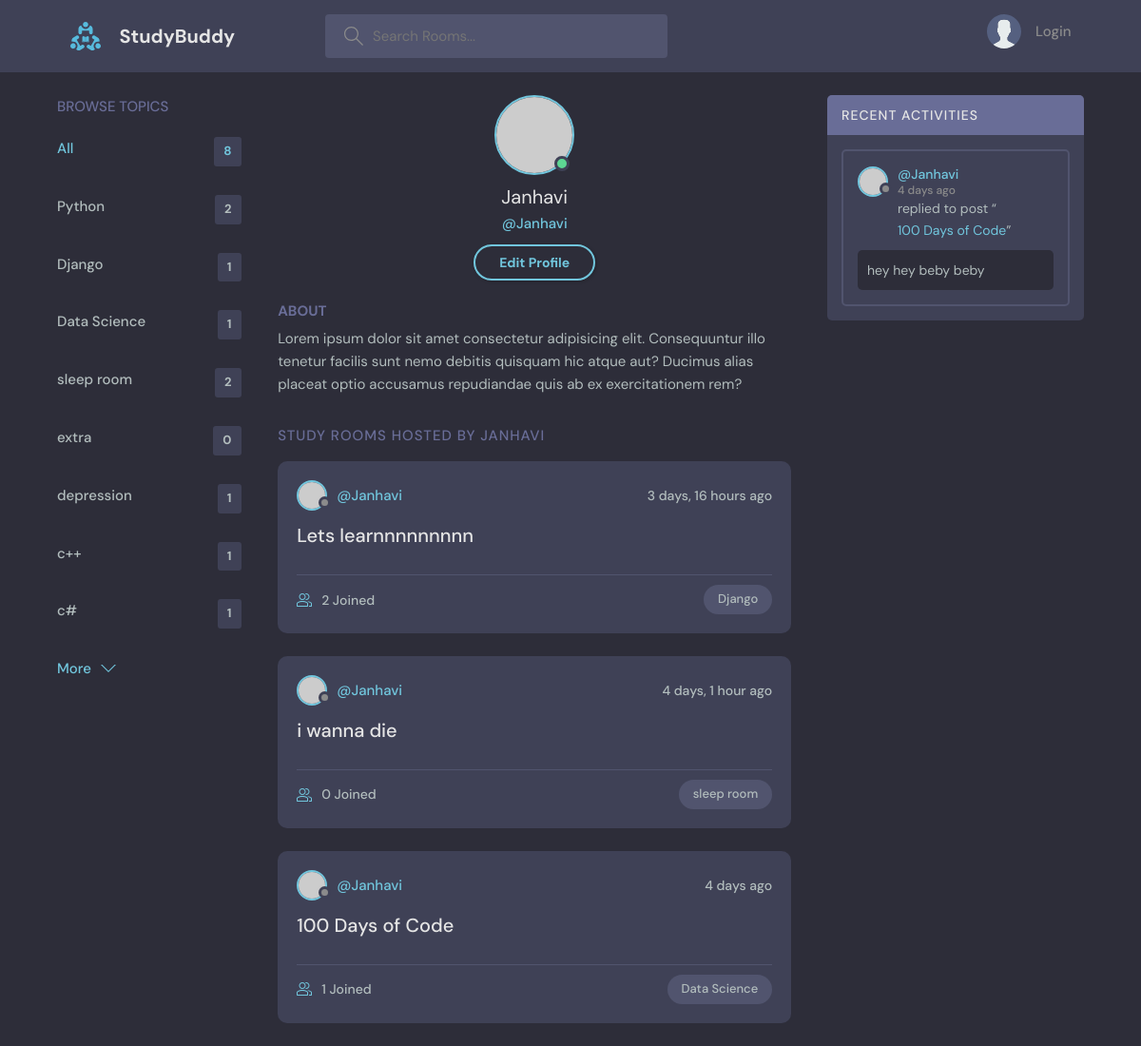
Screenshot of /user-profile/1 with the database file from the repository.
### base/models.py (models this page shows, shortened)
class Topic(models.Model):
    name = models.CharField(max_length=200)

class Roomy(models.Model):
    host = models.ForeignKey(User,on_delete=models.SET_NULL,null=True)
    topic = models.ForeignKey(Topic,on_delete=models.SET_NULL,null=True)
    name = models.CharField(max_length=200)
    description = models.TextField(null=True,blank=True) #null field is allowed
    participants = models.ManyToManyField(User,related_name='participants',blank=True)
    updated = models.DateTimeField(auto_now=True) #takes a snapshot on everytime we save the room
    created = models.DateTimeField(auto_now_add=True) #takes snapshot when we first create the room
    class Meta:
        ordering = ['-updated','-created']
    def __str__(self):
        return self.name

class Message(models.Model):
    user = models.ForeignKey(User,on_delete=models.CASCADE)
    room = models.ForeignKey(Roomy,on_delete=models.CASCADE) #if a room gets deleted all the messages gets deleted
    body = models.TextField()
    updated = models.DateTimeField(auto_now=True) #takes a snapshot on everytime we save/edit the post
    created = models.DateTimeField(auto_now_add=True) #takes snapshot when we first create the post
    class Meta:
        ordering = ['-updated','-created']

### base/views.py (the view)
# urls.py: path('user-profile/<str:p>',views.userProfile,name="user-profile"),
def userProfile(request,p):
    user = User.objects.get(id=p)
    rooms = user.roomy_set.all()
    room_messages = user.message_set.all()
    topics=Topic.objects.all()
    context={'user':user,'rooms':rooms,'room_messages':room_messages,'topics':topics}
    return render(request,'base/profile.html',context)

### base/templates/base/profile.html
{% extends 'main.html' %}
{% block content %}
  <main class="profile-page layout layout--3">
    <div class="container">
      {% include 'base/topics_component.html' %}
      <div class="roomList">
        <div class="profile">
          <div class="profile__avatar">
            <div class="avatar avatar--large active">
              <img src="https://randomuser.me/api/portraits/men/11.jpg" />
            </div>
          </div>
          <div class="profile__info">
            <h3>{{user.username}}</h3>
            <p>@{{user.username}}</p>
            <a href="edit-user.html" class="btn btn--main btn--pill">Edit Profile</a>
          </div>
          <div class="profile__about">
            <h3>About</h3>
            <p>
              Lorem ipsum dolor sit amet consectetur adipisicing elit. Consequuntur illo tenetur
              facilis sunt nemo debitis quisquam hic atque aut? Ducimus alias placeat optio
              accusamus repudiandae quis ab ex exercitationem rem?
            </p>
          </div>
        </div>
        <div class="roomList__header">
          <div>
            <h2>Study Rooms Hosted by {{user.username}}</a>
            </h2>
          </div>
        </div>
        {% include 'base/feed_component.html' %}
      </div>
      {% include 'base/activity_component.html' %}
    </div>
  </main>
{% endblock %}

### templates/main.html (shortened to what this page needs)
<!DOCTYPE html>
{% load static %}
<html lang="en">
  <head>
    <link rel="stylesheet" href="{% static 'styles/style.css' %}" />
  </head>
  <body>
    {% include 'navbar.html' %}
    {% block content %}
    {% endblock %}
  </body>
</html>

### templates/navbar.html (shortened to what this page needs)
{% load static %}
<header class="header header--loggedIn">
    <div class="container">
      <a href="{% url 'home' %}" class="header__logo">
        <img src="{% static 'images/logo.svg' %}" />
        <h1>StudyBuddy</h1>
      </a>
      <form class="header__search" method="GET" action="{% url 'home' %}" >
        <label>
          <input type="text" name="q" placeholder="Search Rooms..."/>
        </label>
      </form>
      <nav class="header__menu">
        {% if request.user.is_authenticated %}
        <div class="header__user">
          <a href="profile.html">
            <div class="avatar avatar--medium active">
              <img src="https://randomuser.me/api/portraits/men/37.jpg" />
            </div>
            <p>{{request.user.username}} <span>@{{request.user.username}}</span></p>
          </a>
          <button class="dropdown-button">
            <svg version="1.1" xmlns="http://www.w3.org/2000/svg" width="32" height="32" viewBox="0 0 32 32">
              <title>chevron-down</title>
              <path d="M16 21l-13-13h-3l16 16 16-16h-3l-13 13z"></path>
            </svg>
          </button>
        </div>
        {% else %}
        <a href="{% url 'login' %}">
          <img src="{% static 'images/avatar.svg' %}" />
          <p>Login</p>
        </a>
        {% endif %}
      </nav>
    </div>
  </header>

### base/templates/base/topics_component.html
<div class="topics">
    <div class="topics__header">
      <h2>Browse Topics</h2>
    </div>
    <ul class="topics__list">
      <li>
        <a href="{% url 'home' %}" class="active">All <span>{{topics.count}}</span></a>
      </li>
      {% for topic in topics %}
      <li>
        <a href="{% url 'home' %}?q={{topic.name}}">{{topic.name}}<span>{{topic.roomy_set.all.count}}</span></a>
      </li>
      {% endfor %}
    </ul>
    <a class="btn btn--link" href="topics.html">
      More
      <svg version="1.1" xmlns="http://www.w3.org/2000/svg" width="32" height="32" viewBox="0 0 32 32">
        <title>chevron-down</title>
        <path d="M16 21l-13-13h-3l16 16 16-16h-3l-13 13z"></path>
      </svg>
    </a>
  </div>

### base/templates/base/feed_component.html (shortened to what this page needs)
{% for room in rooms %}
<div class="roomListRoom">
    <div class="roomListRoom__header">
      <a href="{% url 'user-profile' room.host.id %}" class="roomListRoom__author">
        <div class="avatar avatar--small">
          <img src="https://randomuser.me/api/portraits/women/11.jpg" />
        </div>
        <span>@{{room.host.username}}</span>
      </a>
      <div class="roomListRoom__actions">
        <span>{{room.created|timesince}} ago </span>
      </div>
    </div>
    <div class="roomListRoom__content">
      <a href="{% url 'room' room.id %}">{{room.name}}</a>
    </div>
    <div class="roomListRoom__meta">
      <a href="{% url 'room' room.id %}" class="roomListRoom__joined">
        {{room.participants.all.count}} Joined
      </a>
      <p class="roomListRoom__topic">{{room.topic.name}}</p>
    </div>
  </div>
{% endfor %}

### base/templates/base/activity_component.html (shortened to what this page needs)
<div class="activities">
    <div class="activities__header">
      <h2>Recent Activities</h2>
    </div>
    {% for msg in room_messages %}
    <div class="activities__box">
      <div class="activities__boxHeader roomListRoom__header">
        <a href="{% url 'user-profile' msg.user.id %}" class="roomListRoom__author">
          <div class="avatar avatar--small">
            <img src="https://randomuser.me/api/portraits/women/11.jpg" />
          </div>
          <p>
            @{{msg.user}}
            <span>{{msg.created|timesince}} ago</span>
          </p>
        </a>
      </div>
      <div class="activities__boxContent">
        <p>replied to post “<a href="{% url 'room' msg.room.id %}">{{msg.room}}</a>”</p>
        <div class="activities__boxRoomContent">
          {{msg.body}}
        </div>
      </div>
    </div>
    {% endfor %}
  </div>

### rows the page displays
Topic: name "Python", roomy_set.all.count "2"
Topic: name "Django", roomy_set.all.count "1"
Topic: name "Data Science", roomy_set.all.count "1"
Topic: name "sleep room", roomy_set.all.count "2"
Topic: name "extra", roomy_set.all.count "0"
Topic: name "depression", roomy_set.all.count "1"
Topic: name "c++", roomy_set.all.count "1"
Topic: name "c#", roomy_set.all.count "1"
Roomy: host.username "Janhavi", created "3 days, 16 hours", name "Lets learnnnnnnnnn", participants.all.count "2", topic.name "Django"
Roomy: host.username "Janhavi", created "4 days, 1 hour", name "i wanna die", participants.all.count "0", topic.name "sleep room"
Roomy: host.username "Janhavi", created "4 days", name "100 Days of Code", participants.all.count "1", topic.name "Data Science"
Message: user "Janhavi", created "4 days", room "100 Days of Code", body "hey hey beby beby"

### other values shown
{{ topics.count }} "8"
{{ user.username }} "Janhavi"
{{ user.username }} "JANHAVI"
